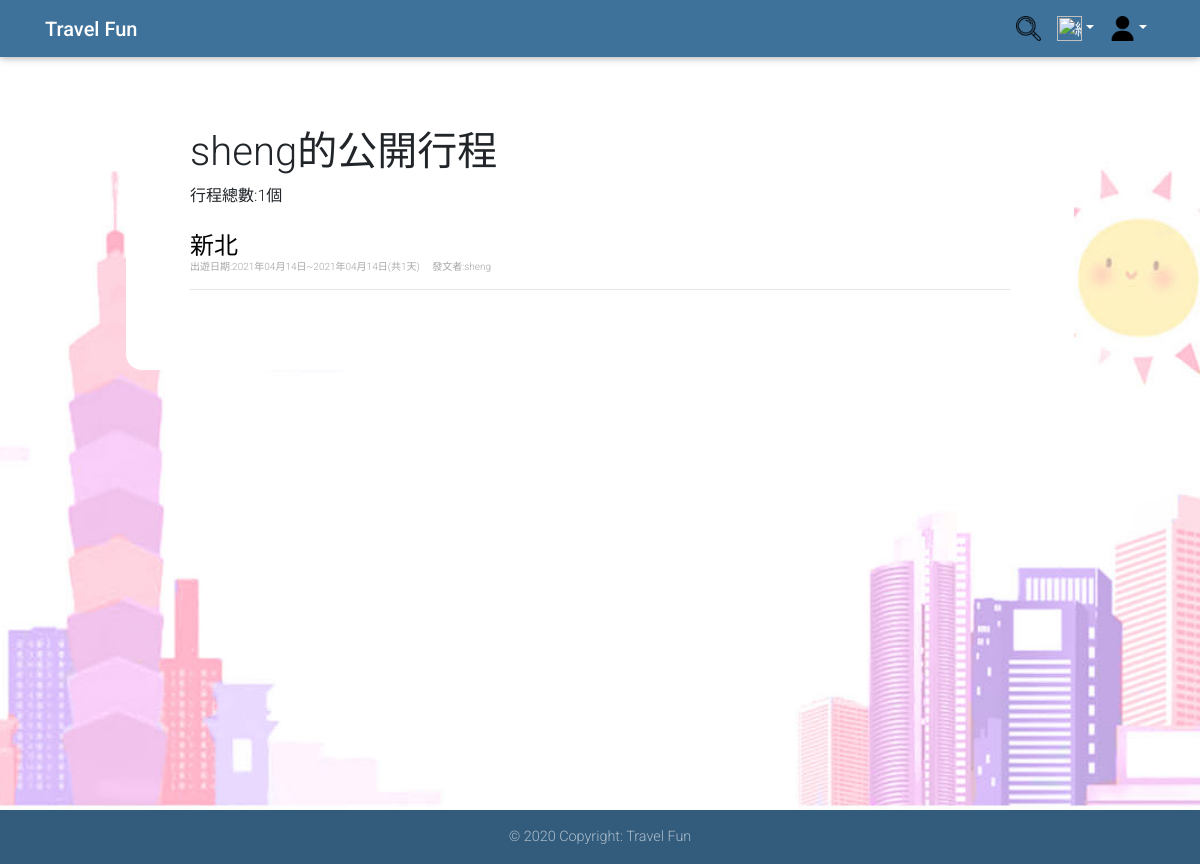
The app's page /itineraries.php?id=sheng, older data.
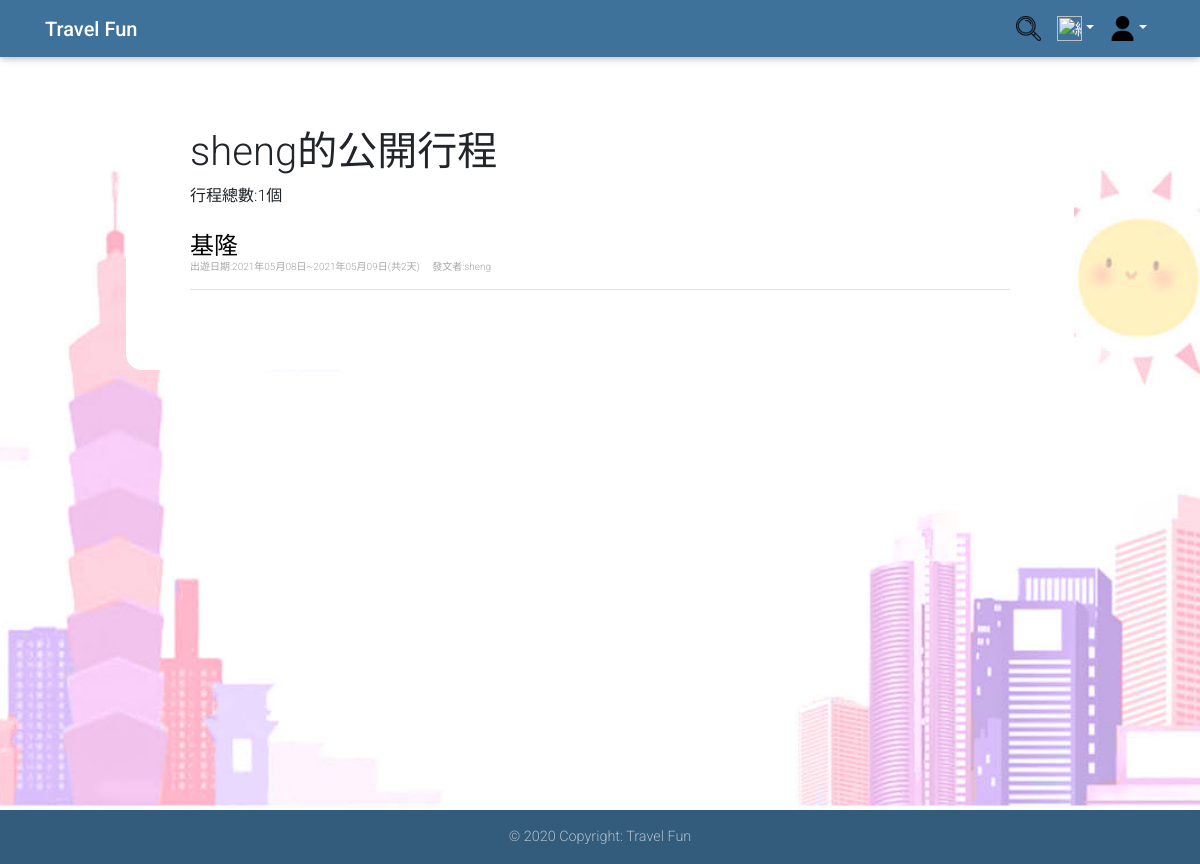
The same page, newer data.
### tables this page shows
CREATE TABLE `itinerary` (
  `itinerary_id` int(10) NOT NULL,
  `itinerary_name` varchar(20) NOT NULL,
  `public_status` int(1) NOT NULL,
  `itinerary_date` date NOT NULL COMMENT '開始日期',
  `itinerary_days` int(3) NOT NULL,
  `user_id` varchar(20) NOT NULL COMMENT 'FK_user'
);

CREATE TABLE `user` (
  `user_id` varchar(20) NOT NULL,
  `user_password` varchar(32) NOT NULL,
  `user_name` varchar(20) NOT NULL,
  `user_email` varchar(64) NOT NULL,
  `user_key` char(32) NOT NULL,
  `photo` varchar(255) DEFAULT NULL,
  `introduction` text NOT NULL,
  `Authority` int(1) DEFAULT NULL
);

### itineraries.php (the view, shortened to what this page needs)
<?php
mysqli_query($con, "SET NAMES UTF8");
if (!empty($_GET["id"])) {
    $id = strip_tags($_GET["id"]);
    $sql2 = "SELECT * FROM `user` WHERE user_id='" . $id . "'";
    $result2 = mysqli_query($con, $sql2);
    $row2 = mysqli_fetch_assoc($result2);
    $user_name = $row2['user_name'];
}
if (!empty($_GET["id"])) {
    $sql = "SELECT `itinerary`.`itinerary_id`, `itinerary`.`itinerary_name`, `itinerary`.`public_status`, `itinerary`.`itinerary_date`, `itinerary_days`, `itinerary`.`user_id` ,`user`.`user_name` ";
    $sql .= " FROM `itinerary`,`user`";
    $sql .= " WHERE itinerary.user_id='" . $id . "' and ";
    $sql .= " `itinerary`.`user_id`= `user`.`user_id` and ";
    $sql .= " `public_status`=1";
    $result = mysqli_query($con, $sql);
} else if (!empty($_GET["keyword"])) {
    $sql = "SELECT `itinerary`.`itinerary_id`, `itinerary`.`itinerary_name`, `itinerary`.`public_status`, `itinerary`.`itinerary_date`, `itinerary_days`, `itinerary`.`user_id` ,`user`.`user_name` ";
    $sql .= " FROM `itinerary`,`user`";
    $sql .= " WHERE itinerary_name like '%$name%' and ";
    $sql .= " `itinerary`.`user_id`= `user`.`user_id` and ";
    $sql .= " `public_status`=1";
    $result = mysqli_query($con, $sql);
}
$records_per_page = 10;
if (isset($_GET["page"]))
    $page = $_GET["page"];
else
    $page = 1;
$total_records = mysqli_num_rows($result);
$started_record = $records_per_page * ($page - 1);
if ($total_records != 0)
    mysqli_data_seek($result, $started_record);
?>
<html>
<head>
    <link rel="stylesheet" href="https://use.fontawesome.com/releases/v5.11.2/css/all.css">
    <link rel="stylesheet" href="https://stackpath.bootstrapcdn.com/bootstrap/4.4.1/css/bootstrap.min.css">
    <link rel="stylesheet" href="css/mdb.min.css">
    <link rel="stylesheet" href="css/result.css">
</head>
<body>
    <header>
        <nav class="navbar navbar-expand-lg navbar-dark fixed-top unique-color">
            <div class="container">
                <a class="navbar-brand" href="index.php"><strong>Travel Fun</strong></a>
                <div class="collapse navbar-collapse justify-content-end" id="navbarSupportedContent">
                    <ul class="navbar-nav">
                        <li class="nav-link p-0"> <a class="nav-link" href="search.php"><img src="image/search.png" alt="搜尋" height="25" width="25"></a> </li>
                        <li class="nav-item dropdown">
                            <a class="nav-link dropdown-toggle" id="navbarDropdownMenuLink-333" data-toggle="dropdown" aria-haspopup="true" aria-expanded="false"><img src="image/all.png" alt="總覽" height="25" width="25"></a>
                        <li class="nav-item dropdown">
                            <a class="nav-link dropdown-toggle" id="navbarDropdownMenuLink-333" data-toggle="dropdown" aria-haspopup="true" aria-expanded="false"><img src="image/login.png" alt="login" height="25" width="25"></a>
                        </li>
                    </ul>
                </div>
            </div>
        </nav>
    </header>
    <main>
        <div class="container2">
            <h1><?php if (isset($_GET['id'])) {
                    echo $user_name . "的公開行程";
                } else if (isset($name)) {
                    if (!empty($_GET["keyword"])) {
                        echo "關鍵字:" . $name;
                    }
                } else echo "行程總覽"; ?></h1>
            <label for="name"> 行程總數:<?php echo $total_records . "個"; ?></label>
            <p>
            <div id="left">
                <?php
                $j = 1;
                while ($row = mysqli_fetch_assoc($result) and $j <= $records_per_page) {
                    $a = "<b style='color:red;'>" . $name . "</b>";
                    $itinerary_date = $row["itinerary_date"];
                    $itinerary_days = $row["itinerary_days"];
                    $totalday = $itinerary_days - 1;
                    echo "<div >";
                    echo "<h4><a href='itinerary.php?id=" . intval($row["itinerary_id"]) . "' style='text-decoration:none; color:black;'>" . str_ireplace($name, $a, $row["itinerary_name"]) . "</a>";
                    echo "<p>   <font color='#A6A6A6' size='1'>";
                    echo  "出遊日期:" . date("Y年m月d日", strtotime($itinerary_date)) . "~" . date("Y年m月d日", strtotime($itinerary_date . "+ " . $totalday . " day")) . "(共" . $itinerary_days . "天) " . " &emsp;";
                    echo "發文者:<a href='about.php?id=" . $row["user_id"] . "' style='text-decoration:none; color:#A6A6A6;'>" . $row["user_name"] . "&emsp; </a> ";
                    echo  "</p> </font>";
                    echo "</div>";
                    echo "<hr>";
                    $j++;
                }
                ?>
            </div>
            <td colspan="2" align="center" valign="top">
                <ul class="pagination">
                </ul>
            </td>
        </div>
    </main>
    <footer class="page-footer font-small unique-color fixed-bottom">
        <div class="footer-copyright text-center py-3">© 2020 Copyright: Travel Fun</div>
    </footer>
</body>
</html>

Row changes from the older to the newer data that the page shows:
removed itinerary: itinerary_name "新北", itinerary_date "2021年04月14日", itinerary_date+itinerary_days "2021年04月14日", itinerary_days "1", user.user_name "sheng"
added itinerary: itinerary_name "基隆", itinerary_date "2021年05月08日", itinerary_date+itinerary_days "2021年05月09日", itinerary_days "2", user.user_name "sheng"
